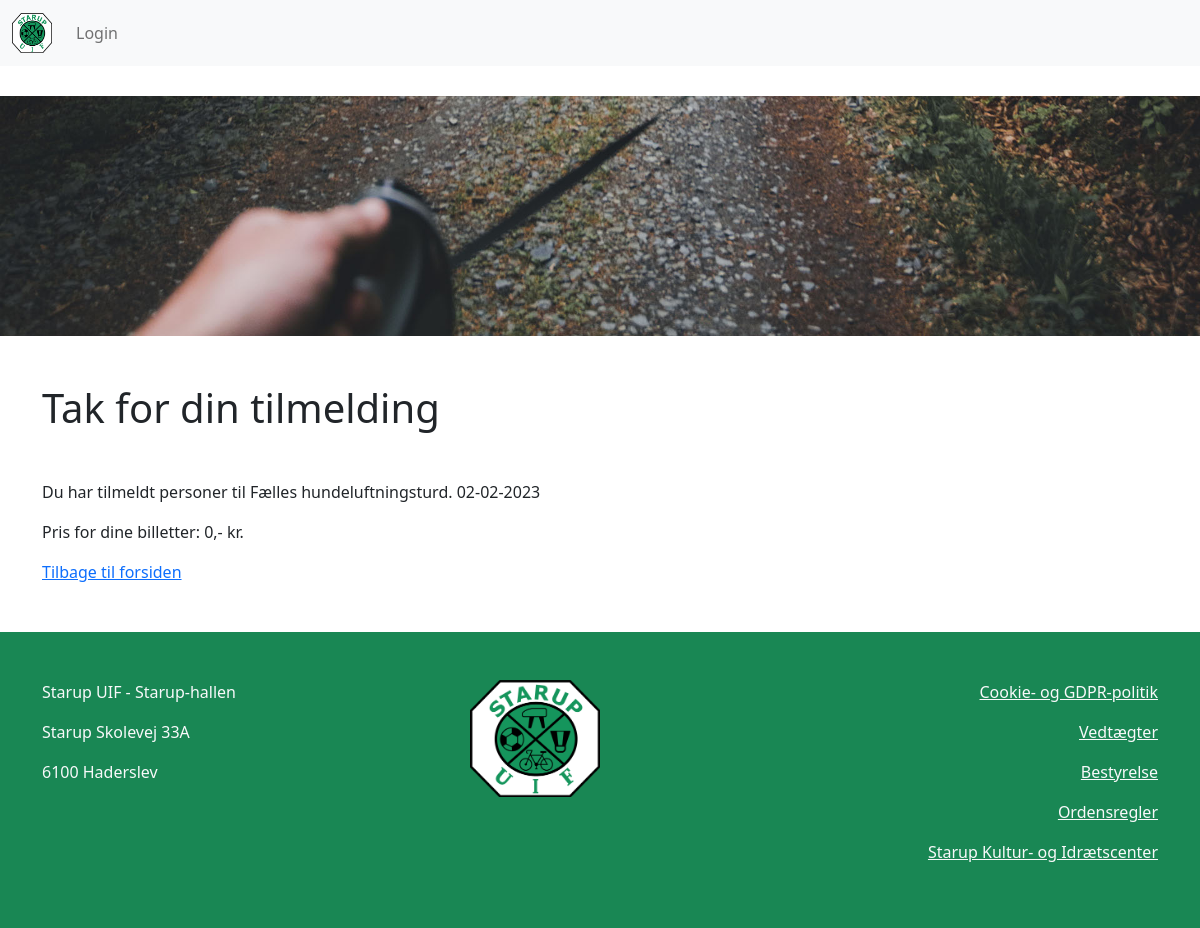
/tilmeldtArrangement.php?id=4, run on the app's committed database.
### tables this page shows
CREATE TABLE `events` (
  `EID` int(11) NOT NULL,
  `EName` varchar(200) NOT NULL,
  `ECategory` varchar(50) NOT NULL,
  `EDescription` varchar(2500) DEFAULT NULL,
  `EImage` varchar(100) DEFAULT NULL,
  `EDate` date NOT NULL,
  `EStartTime` varchar(50) NOT NULL,
  `EEndTime` varchar(50) DEFAULT NULL,
  `EPlace` varchar(100) DEFAULT NULL,
  `EPrice` smallint(6) NOT NULL,
  `EContactName` varchar(100) DEFAULT NULL,
  `EContactPhone` int(11) DEFAULT NULL,
  `ECreatedBy` varchar(100) NOT NULL
);

### tilmeldtArrangement.php (the view, shortened to what this page needs)
<?php
    if(isset($_GET['id']))
    {
        $id = "'".$_GET['id']."'";
    }
    $db = new MySQLi('', '', '', '');
    if ($db->connect_error){
        die("Connection to database failed: ".$db->connect_error);
    }
    else{
        $result = $db->query("SELECT * FROM events WHERE EID = $id");
        $row = $result->fetch_assoc();
    }
?>
<!DOCTYPE html>
<html lang="en">
<head>
    <link rel="stylesheet" href="css/bootstrap.min.css">
    <link rel="stylesheet" href="css/style.css" type="text/css">
</head>
<body>
    <?php include 'includes/nav.php' ?>
    <header class="eventheader mt-5">
        <img src="img/<?php echo $row["EImage"]; ?>" class="img-fluid mt-5">
    </header>
    <main class="container mb-5">
        <h1 class="mt-5 mb-5">Tak for din tilmelding</h1>
        <section>
            <article>
                <p>Du har tilmeldt <?php echo $_POST["tilmeldAntal"]." personer til ".$row["EName"]."d. "?><?php echo date("d-m-Y", strtotime($row["EDate"])); ?></p>
                <p>Pris for dine billetter: <?php echo ($_POST["tilmeldAntal"] * $row["EPrice"] ); ?>,- kr.</p>
                <a href="index.php">Tilbage til forsiden</a>
            </article>
        </section>
    </main>
    <footer class="container-fluid py-5 bg-success">
        <?php include 'includes/footer.php' ?>
    </footer>
</body>
</html>

### css/style.css (style rules this page uses)
.eventheader img { height: 30vh; width: 100%; object-fit:cover; }

### data on the page
events: EImage (picture), EName "Fælles hundeluftningstur", EDate "02-02-2023", $_POST['tilmeldAntal']*$row['EPrice'] "0"
